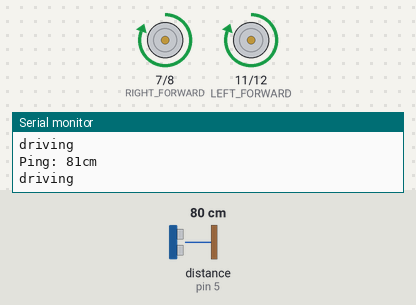
Simulated run of this sketch. Board: Arduino Uno, built with avr-gcc and run on an emulated ATmega328P. Shown: motor-driver pin pairs drawn as motors (green arrow = first pin HIGH = forward, orange = second pin HIGH = backward, longer = more drive), the last lines printed to the serial monitor. Inputs (shaded band) come from the test bench; at power-on: distance to the obstacle (sensor on pin 5) 80 cm. The echo pulse lasts 58.3 µs per cm.

Above: at 1.2 s.
1.3 s: distance to the obstacle (sensor on pin 5) set to 17 cm
2.8 s: distance to the obstacle (sensor on pin 5) set to 14 cm
At 3.2 s:
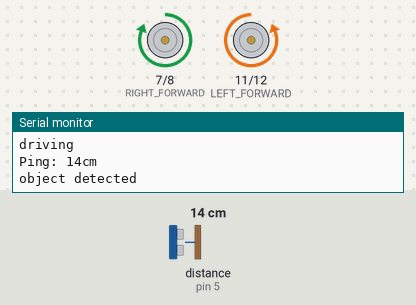
4.3 s: distance to the obstacle (sensor on pin 5) set to 18 cm
At 5.3 s:
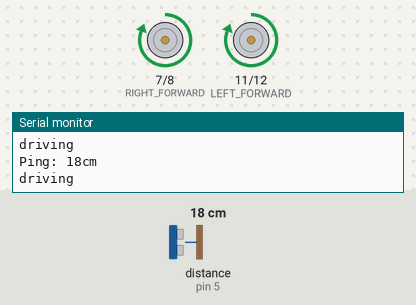
6.1 s: distance to the obstacle (sensor on pin 5) set to 2 cm
At 7.0 s:
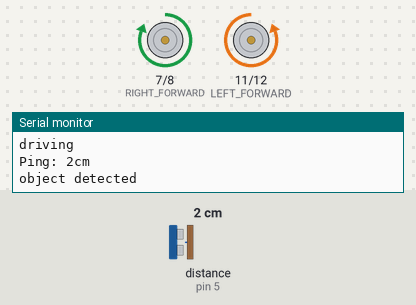
Timing chart, 0 to 8.6 s (numbered marks = the images above; inputs shaded):
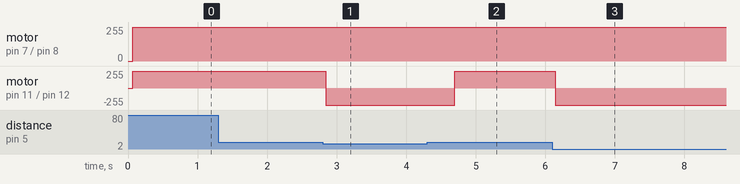

The sketch:

TASK_11_STOPPING.ino
```cpp
#include <NewPing.h>

#define TRIGGER_PIN  4  // Arduino pin tied to trigger pin on the ultrasonic sensor.
#define ECHO_PIN     5  // Arduino pin tied to echo pin on the ultrasonic sensor.
#define MAX_DISTANCE 200 // Maximum distance we want to ping for (in centimeters). Maximum sensor distance is rated at 400-500cm.

NewPing sonar(TRIGGER_PIN, ECHO_PIN, MAX_DISTANCE); // NewPing setup of pins and maximum distance.

const int ULTRA_TRIG = 4;
const int ULTRA_ECHO = 5;
const int RIGHT_FORWARD = 7;
const int RIGHT_BACK = 8;
const int POWER_RIGHT = 9;
const int POWER_LEFT = 10;
const int LEFT_FORWARD = 11;
const int LEFT_BACK = 12;

void setup() {
  pinMode(RIGHT_FORWARD, OUTPUT);
  pinMode(RIGHT_BACK, OUTPUT);
  pinMode(POWER_RIGHT, OUTPUT);
  pinMode(POWER_LEFT, OUTPUT);
  pinMode(LEFT_FORWARD, OUTPUT);
  pinMode(LEFT_BACK, OUTPUT);
  Serial.begin(115200); // Open serial monitor at 115200 baud to see ping results.
  sonar.ping_cm();
}

void reverse(int milliseconds){
  analogWrite(POWER_RIGHT, 255);
  analogWrite(POWER_LEFT, 215);
  digitalWrite(LEFT_BACK, HIGH);
  digitalWrite(RIGHT_BACK, HIGH);
  digitalWrite(LEFT_FORWARD, LOW);
  digitalWrite(RIGHT_FORWARD, LOW);
  delay(milliseconds);
   //this makes the rover move backwards
}

void forwards(int milliseconds){
  analogWrite(POWER_RIGHT, 215);
  analogWrite(POWER_LEFT, 255);
  digitalWrite(LEFT_FORWARD, HIGH);
  digitalWrite(RIGHT_FORWARD, HIGH);
  digitalWrite(LEFT_BACK, LOW);
  digitalWrite(RIGHT_BACK, LOW);
  delay(milliseconds);
   //this makes the rover move
}

void left(int milliseconds){
  analogWrite(POWER_LEFT, 255);
  analogWrite(POWER_RIGHT, 255);
  delay(milliseconds);
   //this makes the rover move left
}

void right(int milliseconds){
  analogWrite(POWER_RIGHT, 255);
  analogWrite(POWER_LEFT, 255);
  delay(milliseconds);
  //this makes the rover move right
}

void HARD_RIGHT(int milliseconds){
    analogWrite(POWER_LEFT, 255);
    analogWrite(POWER_RIGHT, 255);
    digitalWrite(LEFT_FORWARD, HIGH);
    digitalWrite(RIGHT_BACK, HIGH);
    digitalWrite(LEFT_BACK, LOW);
    digitalWrite(RIGHT_FORWARD, LOW);
    delay(milliseconds);
    //this makes the rover move right sharply by turning one motor on fully and one go backwards fully

}
void HARD_LEFT(int milliseconds){
    analogWrite(POWER_LEFT, 255);
    analogWrite(POWER_RIGHT, 255);
    digitalWrite(LEFT_FORWARD, LOW);
    digitalWrite(RIGHT_BACK, LOW);
    digitalWrite(LEFT_BACK, HIGH);
    digitalWrite(RIGHT_FORWARD, HIGH);
    delay(milliseconds);
    //this makes the rover move left sharply by turning one motor on fully and one go backwards fully
}

void STOP(){
    digitalWrite(LEFT_FORWARD, LOW);
    digitalWrite(RIGHT_BACK, LOW);
    digitalWrite(LEFT_BACK, LOW);
    digitalWrite(RIGHT_FORWARD, LOW);
     //this makes the rover stop
}

  void loop(){
    // GOALS:
    // when object is detected:
    // Stop > Delay for about 2 sec
    // Turn 90 Degrees LEFT not hitting obstacle
    // Forward -> stop
    delay(50);                     // Wait 50ms between pings (about 20 pings/sec). 29ms should be the shortest delay between pings.
    Serial.print("Ping: ");
    Serial.print(sonar.ping_cm()); // Send ping, get distance in cm and print result (0 = outside set distance range)
    Serial.println("cm");

    if (sonar.ping_cm() < 16 and sonar.ping_cm() > 0){
      Serial.println("object detected");
      HARD_LEFT(1800);
      // if the wall is between 16 and 0 cm away, then turn left. Unless, move forwards
    }
    else{
      forwards(0);
      Serial.println("driving");
    }
  }
```

Measured:
- the behaviour switches between 16 and 15 cm on distance to the obstacle (sensor on pin 5) (found by bisection; images 0 and 1)
- after the input at 2.8 s, motor on pin 11 (LEFT_FORWARD) / pin 12 (LEFT_BACK): forward 255/255 → backward 255/255 at once
- after the input at 4.3 s, motor on pin 11 (LEFT_FORWARD) / pin 12 (LEFT_BACK): backward 255/255 → forward 255/255 after 0.40 s
- after the input at 6.1 s, motor on pin 11 (LEFT_FORWARD) / pin 12 (LEFT_BACK): forward 255/255 → backward 255/255 after 0.05 s
